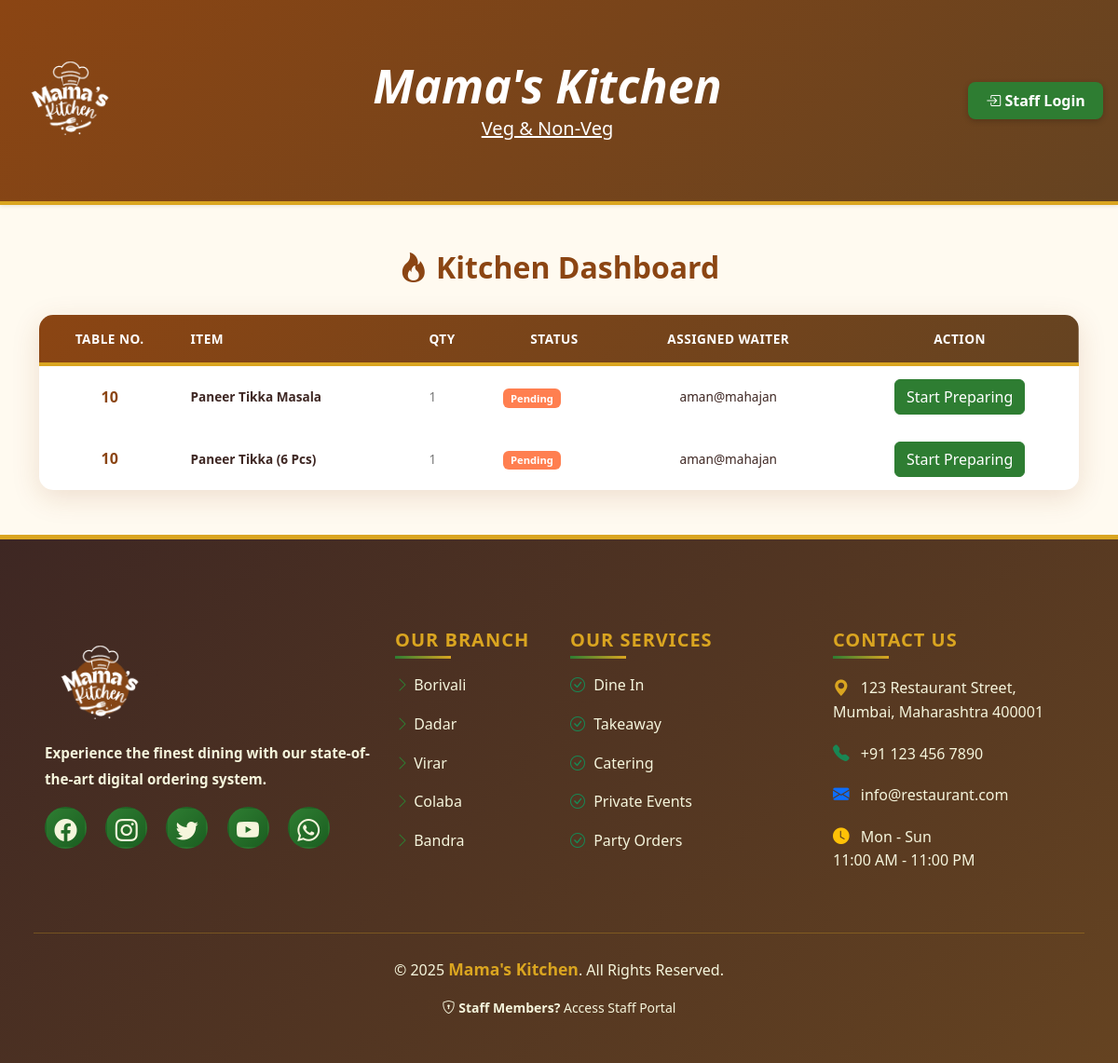
Before: /kitchen/ with the older database file.
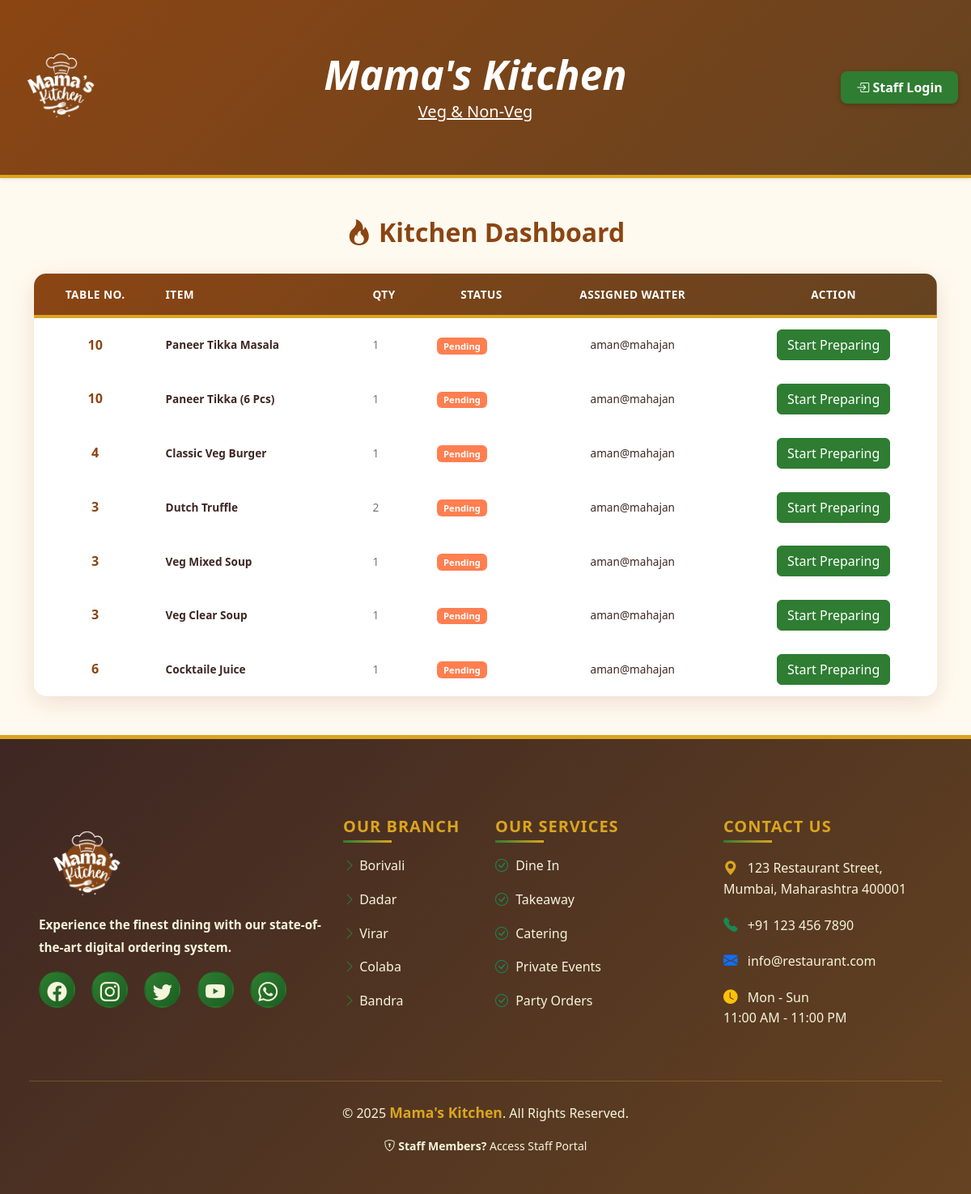
After: the same page with the newer database file.
### common/models.py (models this page shows, shortened)
class OrderItem(models.Model):
    order = models.ForeignKey(Order, related_name='items', on_delete=models.CASCADE)
    item = models.ForeignKey(MenuItem, on_delete=models.CASCADE)
    quantity = models.PositiveIntegerField(default=1)
    is_delivered = models.BooleanField(default=False)
    KITCHEN_STATUS_CHOICES = [
        ('pending', 'Pending'),
        ('preparing', 'Preparing'),
        ('ready', 'Ready'),
    ]
    kitchen_status = models.CharField(max_length=15, choices=KITCHEN_STATUS_CHOICES, default='pending')

class Order(models.Model):
    table = models.ForeignKey(Table, on_delete=models.CASCADE)
    customer = models.ForeignKey(Customer, on_delete=models.CASCADE)
    waiter = models.ForeignKey(Staff, on_delete=models.SET_NULL, null=True, blank=True)
    status = models.CharField(max_length=20, default='Pending')  # e.g. pending, preparing, served, paid
    created_at = models.DateTimeField(auto_now_add=True)

class Table(models.Model):
    number = models.IntegerField(unique=True)
    capacity = models.IntegerField()
    is_occupied = models.BooleanField(default=False)
    assigned_waiter = models.ForeignKey('Staff', null=True, blank=True, on_delete=models.SET_NULL)
    last_activity = models.DateTimeField(auto_now=True)

class MenuItem(models.Model):
    CATEGORY_CHOICES = (
        ('Veg', 'Vegetarian'),
        ('Non-Veg', 'Non-Vegetarian'),
    )
    MEAL_TYPE_CHOICES = (
        ('burgers', 'Burgers'),
        ('pizzas', 'Pizzas'),
        ('salads', 'Salads'),
        ('breakfast', 'Breakfast'),
        ('starter', 'Starter'),
        ('soup', 'Soup'),
        ('main_course', 'Main Course'),
        ('rice', 'Rice'),
        ('noodles', 'Noodles'),
        ('dessert', 'Dessert'),
        ('juices', 'Juices'),
        ('beverage', 'Beverage'),
    )
    name = models.CharField(max_length=100)
    description = models.TextField(blank=True)
    price = models.DecimalField(max_digits=6, decimal_places=2)
    is_available = models.BooleanField(default=True)
    category = models.CharField(max_length=100, choices=CATEGORY_CHOICES,default="Veg")
    stock_quantity = models.IntegerField(default=0)
    low_stock_threshold = models.IntegerField(default=5)
    meal_type = models.CharField(max_length=50, choices=MEAL_TYPE_CHOICES, default='main_course')

class Staff(models.Model):
    ROLE_CHOICES = (
        ('waiter', 'Waiter'),
        ('cashier', 'Cashier'),
        ('manager', 'Manager'),
        ('admin', 'Admin'),
    )
    user = models.OneToOneField(User, on_delete=models.CASCADE, null=True, blank=True)
    role = models.CharField(max_length=10, choices=ROLE_CHOICES)

### kitchen/views.py (the view)
# urls.py: path('', views.kitchen_dashboard, name='kitchen_dashboard'),
def kitchen_dashboard(request):
    items = OrderItem.objects.filter(kitchen_status__in=['pending', 'preparing']).select_related('order__table', 'order__waiter')
    return render(request, 'kitchen/dashboard.html', {'items': items})

### templates/kitchen/dashboard.html
{% extends 'base.html' %}
{% block content %}
<div class="container mt-5">
  <div class="text-center">
    <h3 class="text-center"><i class="bi bi-fire"></i> Kitchen Dashboard</h3>
  </div>
  <table class="admin-table">
    <thead>
      <tr>
        <th>Table No.</th>
        <th>Item</th>
        <th>Qty</th>
        <th>Status</th>
        <th>Assigned Waiter</th>
        <th>Action</th>
      </tr>
    </thead>
    <tbody>
      {% for item in items %}
      <tr>
        <td>{{ item.order.table.number }}</td>
        <td>{{ item.item.name|title }}</td>
        <td>{{ item.quantity }}</td>
        <td>
          {% if item.kitchen_status == 'pending' %}
          <span class="badge bg-secondary">Pending</span>
          {% elif item.kitchen_status == 'preparing' %}
          <span class="badge bg-warning">Preparing</span>
          {% elif item.kitchen_status == 'ready' %}
          <span class="badge bg-success">Ready</span>
          {% endif %}
        </td>
        <td>{{ item.order.waiter.user.username }}</td>
        <td>
          {% if item.kitchen_status != 'ready' %}
          <a href="{% url 'update_kitchen_status' item.id %}" class="btn btn-success">
            {% if item.kitchen_status == 'pending' %}
            Start Preparing
            {% else %}
            Mark Ready
            {% endif %}
          </a>
          {% else %}
          <i class="bi bi-check2-circle text-success"></i>
          {% endif %}
        </td>
      </tr>
      {% empty %}
      <tr>
        <td colspan="6">No pending items 🎉</td>
      </tr>
      {% endfor %}
    </tbody>
  </table>
</div>
{% endblock %}

Changed rows visible on the page:
added OrderItem: order.table.number "4", item.name "Classic Veg Burger", quantity "1", kitchen_status "Pending", order.waiter.user.username "aman@mahajan"
added OrderItem: order.table.number "3", item.name "Dutch Truffle", quantity "2", kitchen_status "Pending", order.waiter.user.username "aman@mahajan"
added OrderItem: order.table.number "3", item.name "Veg Mixed Soup", quantity "1", kitchen_status "Pending", order.waiter.user.username "aman@mahajan"
added OrderItem: order.table.number "3", item.name "Veg Clear Soup", quantity "1", kitchen_status "Pending", order.waiter.user.username "aman@mahajan"
added OrderItem: order.table.number "6", item.name "Cocktaile Juice", quantity "1", kitchen_status "Pending", order.waiter.user.username "aman@mahajan"
